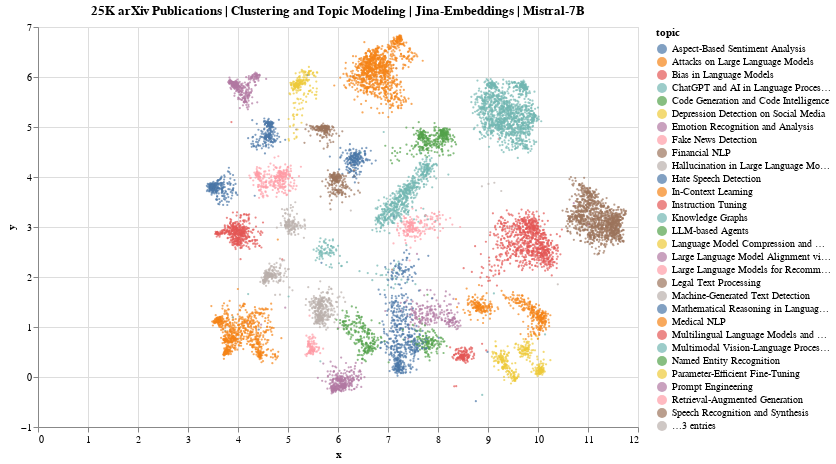

Source (notebook cell):
### Code cell
chart = alt.Chart(df).mark_circle(size=5).encode(
    x='x',
    y='y',
    color='topic:N',
    tooltip=['title', 'topic']
).interactive().properties(
    title='25K arXiv Publications | Clustering and Topic Modeling | Jina-Embeddings | Mistral-7B',
    width=600,
    height=400,
)
chart.display()

### Figure 1 — Vega specification as saved in the notebook (floating-point values rounded to 4 significant figures; data arrays with more than 128 entries replaced by an {"elided": "..."} marker saying what was removed)
{"$schema": "https://vega.github.io/schema/vega/v5.json", "data": [{"name": "param_6_store"}, {"name": "source_0", "values": {"elided": "11908 records"}}, {"name": "source_0_x_domain_x", "values": [{"min": 3.377, "max": 11.76}]}, {"name": "source_0_y_domain_y", "values": [{"min": -0.483, "max": 6.832}]}, {"name": "source_0_color_domain_topic", "values": [{"topic": "LLM-based Agents"}, {"topic": "Multimodal Vision-Language Processing"}, {"topic": "Hallucination in Large Language Models"}, {"topic": "Multilingual Language Models and Machine Translation"}, {"topic": "Fake News Detection"}, {"topic": "Attacks on Large Language Models"}, {"topic": "Language Model Compression and Acceleration"}, {"topic": "Mathematical Reasoning in Language Models"}, {"topic": "Speech Recognition and Synthesis"}, {"topic": "Bias in Language Models"}, {"topic": "Large Language Model Alignment via Human Preference"}, {"topic": "Instruction Tuning"}, {"topic": "Medical NLP"}, {"topic": "Machine-Generated Text Detection"}, {"topic": "Knowledge Graphs"}, {"topic": "Aspect-Based Sentiment Analysis"}, {"topic": "Large Language Models for Recommendation Systems"}, {"topic": "Emotion Recognition and Analysis"}, {"topic": "Depression Detection on Social Media"}, {"topic": "Hate Speech Detection"}, {"topic": "Task-Oriented Dialogue Systems"}, {"topic": "Transformers"}, {"topic": "Financial NLP"}, {"topic": "Prompt Engineering"}, {"topic": "Named Entity Recognition"}, {"topic": "In-Context Learning"}, {"topic": "Legal Text Processing"}, {"topic": "Text Summarization"}, {"topic": "Retrieval-Augmented Generation"}, {"topic": "Parameter-Efficient Fine-Tuning"}, {"topic": "ChatGPT and AI in Language Processing"}, {"topic": "Code Generation and Code Intelligence"}]}], "signals": [{"name": "unit", "value": {}, "on": [{"events": "pointermove", "update": "isTuple(group()) ? group() : unit"}]}, {"name": "param_6", "update": "vlSelectionResolve(\"param_6_store\", \"union\")"}, {"name": "param_6_x", "on": [{"events": [{"source": "view", "type": "dblclick"}], "update": "null"}, {"events": {"signal": "param_6_translate_delta"}, "update": "panLinear(param_6_translate_anchor.extent_x, -param_6_translate_delta.x / width)"}, {"events": {"signal": "param_6_zoom_delta"}, "update": "zoomLinear(domain(\"x\"), param_6_zoom_anchor.x, param_6_zoom_delta)"}]}, {"name": "param_6_y", "on": [{"events": [{"source": "view", "type": "dblclick"}], "update": "null"}, {"events": {"signal": "param_6_translate_delta"}, "update": "panLinear(param_6_translate_anchor.extent_y, param_6_translate_delta.y / height)"}, {"events": {"signal": "param_6_zoom_delta"}, "update": "zoomLinear(domain(\"y\"), param_6_zoom_anchor.y, param_6_zoom_delta)"}]}, {"name": "param_6_tuple", "on": [{"events": [{"signal": "param_6_x || param_6_y"}], "update": "param_6_x && param_6_y ? {unit: \"\", fields: param_6_tuple_fields, values: [param_6_x,param_6_y]} : null"}]}, {"name": "param_6_tuple_fields", "value": [{"field": "x", "channel": "x", "type": "R"}, {"field": "y", "channel": "y", "type": "R"}]}, {"name": "param_6_translate_anchor", "value": {}, "on": [{"events": [{"source": "scope", "type": "pointerdown"}], "update": "{x: x(unit), y: y(unit), extent_x: domain(\"x\"), extent_y: domain(\"y\")}"}]}, {"name": "param_6_translate_delta", "value": {}, "on": [{"events": [{"source": "window", "between": [{"source": "scope", "type": "pointerdown"}, {"source": "window", "type": "pointerup"}], "type": "pointermove", "consume": true}], "update": "{x: param_6_translate_anchor.x - x(unit), y: param_6_translate_anchor.y - y(unit)}"}]}, {"name": "param_6_zoom_anchor", "on": [{"events": [{"source": "scope", "type": "wheel", "consume": true}], "update": "{x: invert(\"x\", x(unit)), y: invert(\"y\", y(unit))}"}]}, {"name": "param_6_zoom_delta", "on": [{"events": [{"source": "scope", "consume": true, "type": "wheel"}], "update": "pow(1.001, event.deltaY * pow(16, event.deltaMode))", "force": true}]}, {"name": "param_6_modify", "on": [{"events": {"signal": "param_6_tuple"}, "update": "modify(\"param_6_store\", param_6_tuple, true)"}]}], "marks": [{"type": "symbol", "name": "marks", "from": {"data": "source_0"}, "encode": {"update": {"x": {"field": "x", "scale": "x"}, "shape": {"value": "circle"}, "fill": {"field": "topic", "scale": "color"}, "opacity": {"value": 0.7}, "size": {"value": 5}, "tooltip": {"signal": "{\"title\": isValid(datum[\"title\"]) ? datum[\"title\"] : \"\"+datum[\"title\"], \"topic\": isValid(datum[\"topic\"]) ? datum[\"topic\"] : \"\"+datum[\"topic\"]}"}, "y": {"field": "y", "scale": "y"}}}, "clip": true, "style": ["circle"], "interactive": true}], "scales": [{"name": "x", "type": "linear", "domain": [{"signal": "(data(\"source_0_x_domain_x\")[0] || {}).min"}, {"signal": "(data(\"source_0_x_domain_x\")[0] || {}).max"}], "range": [0, {"signal": "width"}], "zero": true, "domainRaw": {"signal": "param_6[\"x\"]"}, "nice": true}, {"name": "y", "type": "linear", "domain": [{"signal": "(data(\"source_0_y_domain_y\")[0] || {}).min"}, {"signal": "(data(\"source_0_y_domain_y\")[0] || {}).max"}], "range": [{"signal": "height"}, 0], "zero": true, "domainRaw": {"signal": "param_6[\"y\"]"}, "nice": true}, {"name": "color", "type": "ordinal", "domain": {"data": "source_0_color_domain_topic", "field": "topic", "sort": true}, "range": "category"}], "axes": [{"scale": "x", "orient": "bottom", "tickCount": {"signal": "ceil(width/40)"}, "ticks": false, "zindex": 0, "gridScale": "y", "grid": true, "domain": false, "maxExtent": 0, "minExtent": 0, "aria": false, "labels": false}, {"scale": "y", "ticks": false, "gridScale": "x", "domain": false, "aria": false, "labels": false, "minExtent": 0, "grid": true, "maxExtent": 0, "zindex": 0, "tickCount": {"signal": "ceil(height/40)"}, "orient": "left"}, {"scale": "x", "orient": "bottom", "title": "x", "grid": false, "labelOverlap": true, "zindex": 0, "labelFlush": true, "tickCount": {"signal": "ceil(width/40)"}}, {"scale": "y", "orient": "left", "labelOverlap": true, "tickCount": {"signal": "ceil(height/40)"}, "grid": false, "title": "y", "zindex": 0}], "title": {"text": "25K arXiv Publications | Clustering and Topic Modeling | Jina-Embeddings | Mistral-7B", "frame": "group"}, "width": 600, "height": 400, "padding": 5, "background": "white", "style": "cell", "legends": [{"fill": "color", "symbolType": "circle", "title": "topic", "encode": {"symbols": {"update": {"opacity": {"value": 0.7}}}}}]}
